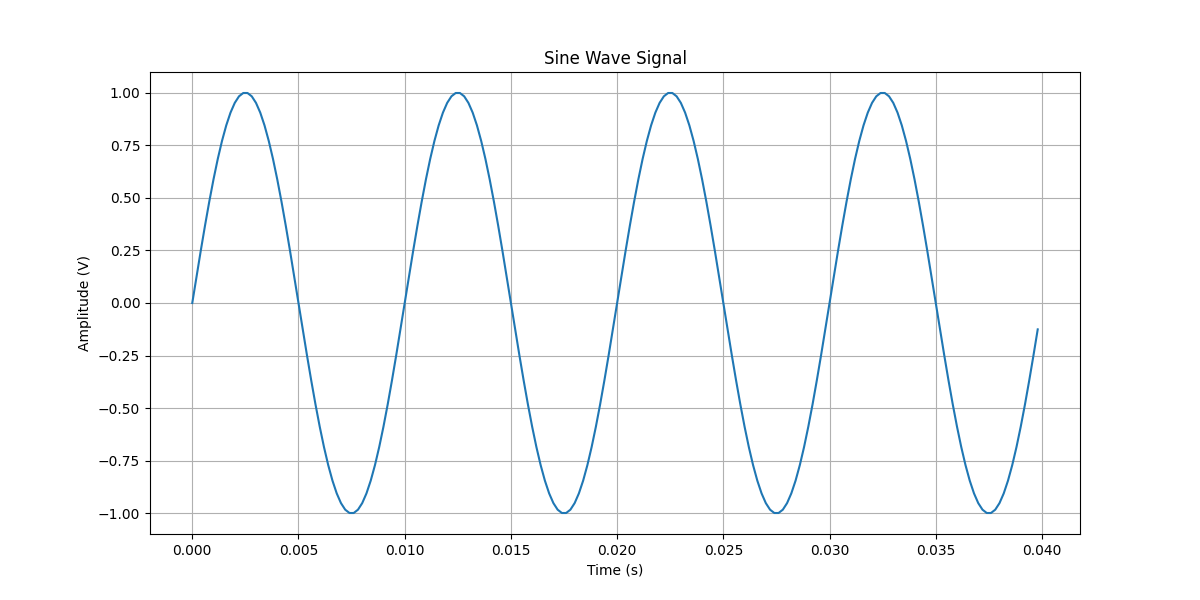

The Python source for this figure:
import numpy as np
import matplotlib.pyplot as plt

# Given values
amplitude = 1  # Amplitude of the sine wave in volts
frequency = 100  # Frequency of the sine wave in Hz
sampling_interval = 0.2e-3  # Sampling interval in seconds (0.2 ms)

# Calculate the sampling frequency
sampling_frequency = 1 / sampling_interval  # Sampling frequency in Hz

# Nyquist frequency
nyquist_frequency = sampling_frequency / 2

# Time vector for 900 points
t = np.arange(0, 900 * sampling_interval, sampling_interval)

# Generate the sine wave
x_t = amplitude * np.sin(2 * np.pi * frequency * t)

# Plot the first 200 points
plt.figure(figsize=(12, 6))
plt.plot(t[:200], x_t[:200])
plt.title('Sine Wave Signal')
plt.xlabel('Time (s)')
plt.ylabel('Amplitude (V)')
plt.grid(True)
plt.show()

print(sampling_frequency, nyquist_frequency)


# Number of points for FFT
NFFT = 1024

# Since we need 1024 data points for the FFT, we'll truncate or zero-pad the x_t signal as necessary
# We will use the same time interval as before to remain consistent with the original signal

# Zero-padding the signal if necessary
if len(x_t) < NFFT:
    x_t = np.pad(x_t, (0, NFFT - len(x_t)), 'constant')
elif len(x_t) > NFFT:
    x_t = x_t[:NFFT]

# Perform FFT
fft_x_t = np.fft.fft(x_t)

# Create frequency axis and calculate frequency interval Δf
# The frequency interval Δf is given by the sampling frequency divided by the number of FFT points
freq_axis = np.fft.fftfreq(NFFT, d=sampling_interval)
delta_f = sampling_frequency / NFFT

# Only take the positive frequencies (first half of the spectrum)
positive_freq_axis = freq_axis[:NFFT//2]
positive_fft_x_t = fft_x_t[:NFFT//2]

# Plotting the magnitude of the FFT
plt.figure(figsize=(12, 6))
plt.plot(positive_freq_axis, np.abs(positive_fft_x_t))
plt.title('Magnitude Spectrum of the Sine Wave')
plt.xlabel('Frequency (Hz)')
plt.ylabel('Magnitude')
plt.grid(True)
plt.show()

print(delta_f)


# Compute power spectral density (PSD)
psd_x_t = np.abs(fft_x_t)**2

# Plotting the PSD up to 5 kHz
# We first need to find the index corresponding to 5 kHz
index_5kHz = np.where(positive_freq_axis <= 5000)[0][-1]

plt.figure(figsize=(12, 6))
plt.plot(positive_freq_axis[:index_5kHz], psd_x_t[:index_5kHz])
plt.title('Power Spectral Density (PSD) of the Sine Wave up to 5 kHz')
plt.xlabel('Frequency (Hz)')
plt.ylabel('Power/Frequency (V^2/Hz)')
plt.grid(True)
plt.show()

# Identify the frequency of the peak (alias) within the 5 kHz range
alias_frequency = positive_freq_axis[np.argmax(psd_x_t[:index_5kHz])]

# Zooming in on the spectrum between 0 Hz and 200 Hz
# We first need to find the index corresponding to 200 Hz
index_200Hz = np.where(positive_freq_axis <= 200)[0][-1]

plt.figure(figsize=(12, 6))
plt.plot(positive_freq_axis[:index_200Hz], psd_x_t[:index_200Hz])
plt.title('Zoomed Power Spectral Density (PSD) of the Sine Wave between 0 Hz and 200 Hz')
plt.xlabel('Frequency (Hz)')
plt.ylabel('Power/Frequency (V^2/Hz)')
plt.grid(True)
plt.show()

print(alias_frequency, np.max(psd_x_t[:index_200Hz]))


# Convert PSD to decibels
psd_in_dB = 20 * np.log10(np.abs(fft_x_t))

# Normalize the spectrum to make the maximum 0 dB
psd_in_dB_normalized = psd_in_dB - np.max(psd_in_dB)

# Plot the normalized PSD in dB
plt.figure(figsize=(12, 6))
plt.plot(positive_freq_axis, psd_in_dB_normalized[:NFFT//2])
plt.title('Normalized Power Spectral Density (PSD) in dB')
plt.xlabel('Frequency (Hz)')
plt.ylabel('Relative Power, [dB]')
plt.grid(True)
# Set y-axis to cover the range from -80 dB to 10 dB
plt.ylim(-80, 10)
plt.show()


# Apply a Hanning window to the signal
hanning_window = np.hanning(NFFT)
windowed_signal = x_t * hanning_window

# Perform FFT on the windowed signal
fft_windowed_signal = np.fft.fft(windowed_signal)

# Compute power spectral density (PSD) for both the original and windowed signals
psd_original = np.abs(fft_x_t)**2
psd_windowed = np.abs(fft_windowed_signal)**2

# Convert PSD to decibels
psd_original_dB = 10 * np.log10(psd_original)
psd_windowed_dB = 10 * np.log10(psd_windowed)

# Plotting the PSD in dB with and without the Hanning window
plt.figure(figsize=(12, 6))
plt.plot(positive_freq_axis, psd_original_dB[:NFFT//2], label='Without Hanning Window')
plt.plot(positive_freq_axis, psd_windowed_dB[:NFFT//2], label='With Hanning Window')
plt.title('Power Spectral Density (PSD) with and without Hanning Window')
plt.xlabel('Frequency (Hz)')
plt.ylabel('Power Spectral Density [dB]')
plt.legend()
plt.grid(True)
plt.show()


t_complex = np.arange(0, NFFT * sampling_interval, sampling_interval)
omega = 2 * np.pi * frequency
complex_sine_wave = np.exp(-1j * omega * t_complex)
fft_complex_sine_wave = np.fft.fft(complex_sine_wave)
psd_complex_sine_wave = np.abs(fft_complex_sine_wave)**2
psd_complex_sine_wave_dB = 10 * np.log10(psd_complex_sine_wave)
freq_axis_complex = np.fft.fftfreq(NFFT, d=sampling_interval)

# Plotting the PSD in dB for the complex sine wave up to the sampling frequency fs
plt.figure(figsize=(12, 6))
plt.plot(freq_axis_complex[:NFFT//2], psd_complex_sine_wave_dB[:NFFT//2], label='Complex Sine Wave')
plt.title('Power Spectral Density (PSD) of the Complex Sine Wave up to fs')
plt.xlabel('Frequency (Hz)')
plt.ylabel('Power Spectral Density [dB]')
plt.grid(True)
plt.show()


fft_complex_shifted = np.fft.fftshift(fft_complex_sine_wave)
psd_complex_shifted = np.abs(fft_complex_shifted)**2
psd_complex_shifted_dB = 10 * np.log10(psd_complex_shifted)


freq_axis_shifted = np.fft.fftshift(freq_axis_complex)

# Plot the shifted PSD
plt.figure(figsize=(12, 6))
plt.plot(freq_axis_shifted, psd_complex_shifted_dB, label='Shifted Complex Sine Wave')
plt.title('Shifted Power Spectral Density (PSD) of the Complex Sine Wave')
plt.xlabel('Frequency (Hz)')
plt.ylabel('Power Spectral Density [dB]')
plt.grid(True)
plt.show()

max_freq_index = np.argmax(psd_complex_shifted_dB)
max_freq_at_zero = freq_axis_shifted[max_freq_index]
print(max_freq_at_zero)
new_complex_sine_wave = np.exp(1j * omega * t_complex)
fft_new_complex_sine_wave = np.fft.fft(new_complex_sine_wave)
fft_new_complex_shifted = np.fft.fftshift(fft_new_complex_sine_wave)
psd_new_complex_shifted = np.abs(fft_new_complex_shifted)**2
psd_new_complex_shifted_dB = 10 * np.log10(psd_new_complex_shifted)

# Plot the shifted PSD of the new complex sine wave
plt.figure(figsize=(12, 6))
plt.plot(freq_axis_shifted, psd_new_complex_shifted_dB, label='Shifted New Complex Sine Wave')
plt.title('Shifted Power Spectral Density (PSD) of the New Complex Sine Wave')
plt.xlabel('Frequency (Hz)')
plt.ylabel('Power Spectral Density [dB]')
plt.grid(True)
plt.show()

# Find the index of the maximum value of the new spectrum
max_freq_index_new = np.argmax(psd_new_complex_shifted_dB)
max_freq_new = freq_axis_shifted[max_freq_index_new]

print(max_freq_new)
